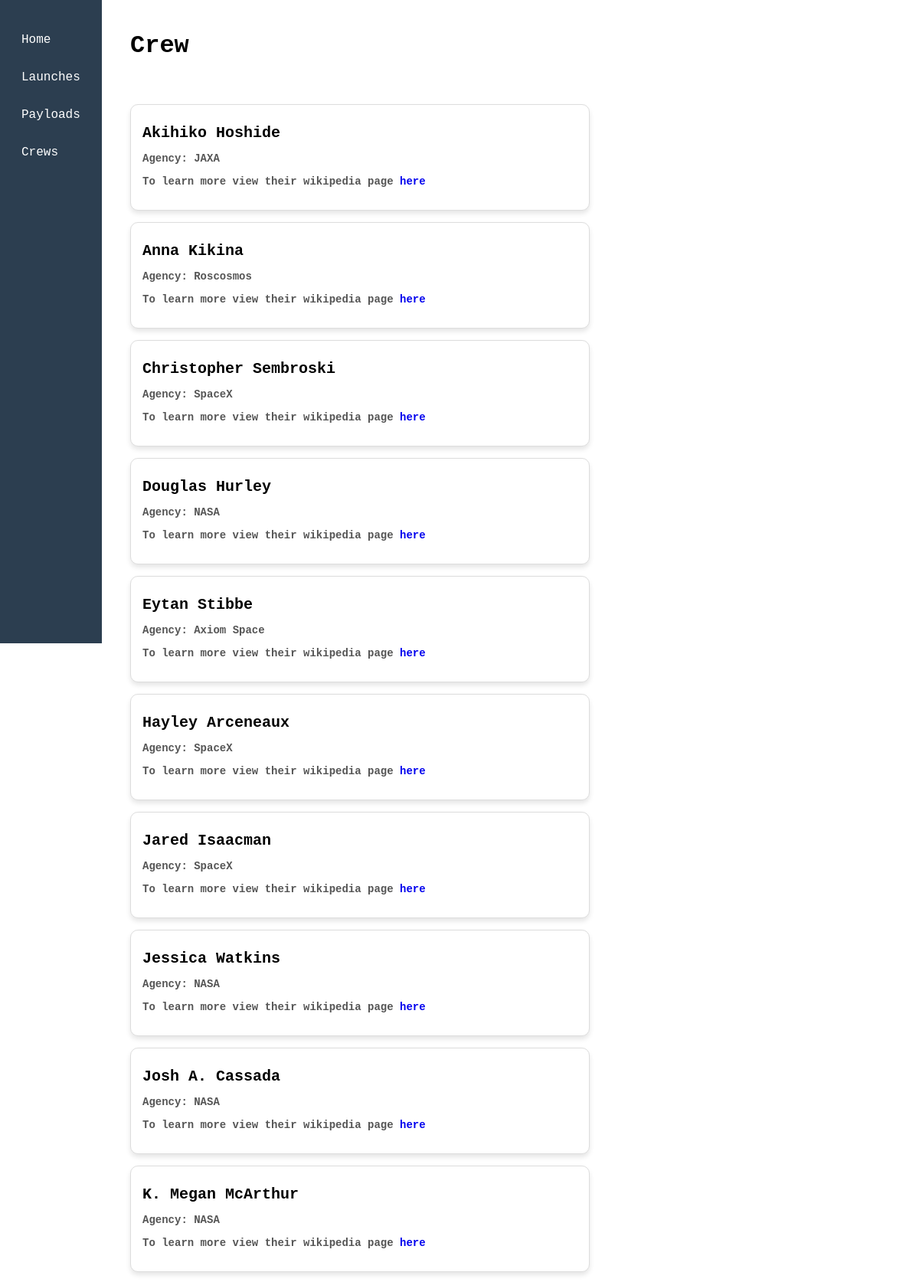
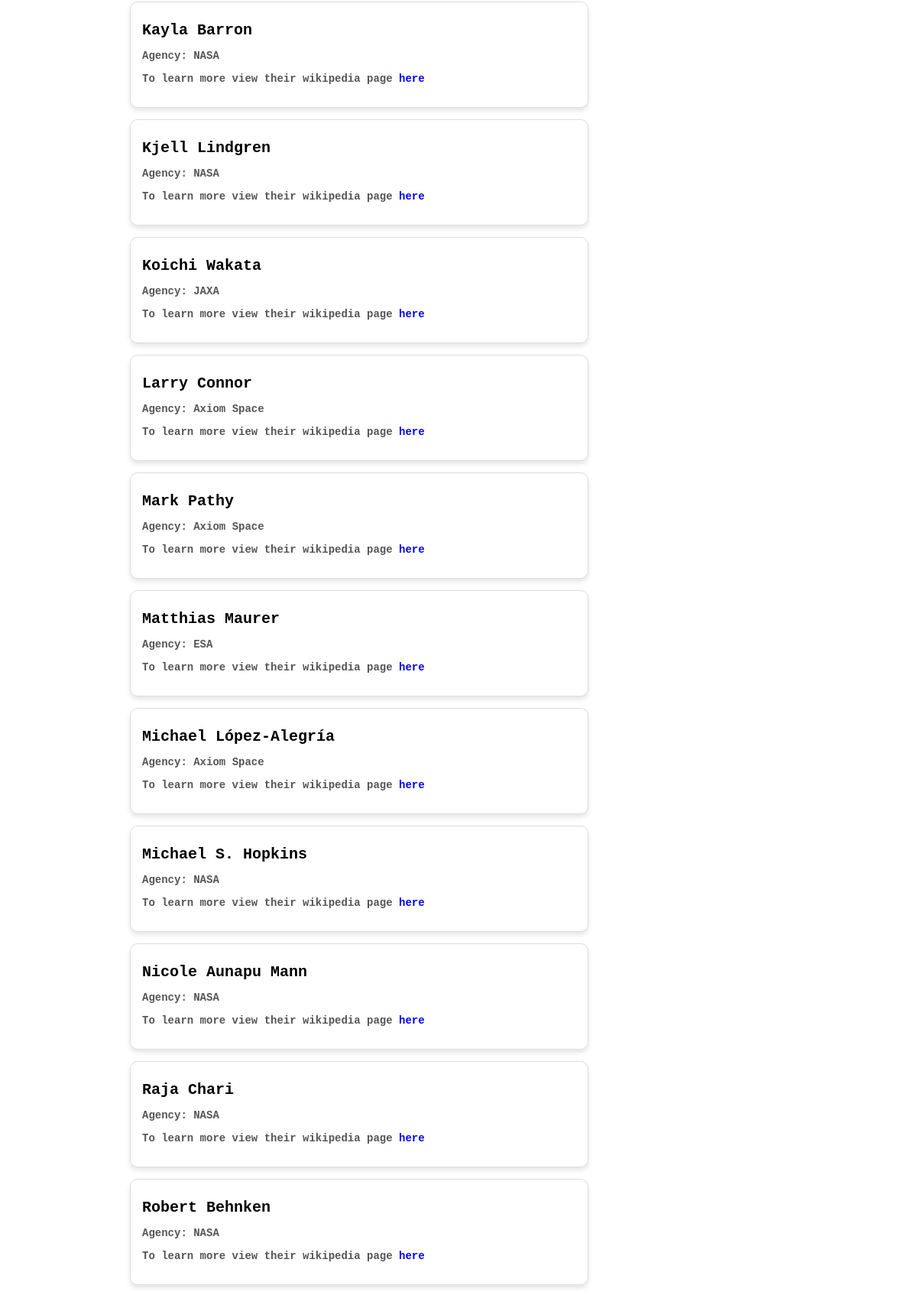
Page /crews/ (upper part) on the committed database (2 pictures, top to bottom).
### ForSpaceEnthusiasts/models.py (models this page shows)
class Crew(models.Model):
    id = models.CharField(primary_key=True)
    name = models.CharField()
    agency = models.CharField()
    image = models.CharField(null=True, blank=True)
    wikipedia = models.URLField(null=True, blank=True)
    launches = models.JSONField()
    status = models.CharField()

### ForSpaceEnthusiasts/views.py (the view)
# urls.py: path('crews/', views.Crews, name="Crews"),
def Crews(request):
    template_name = template_base + "crew.html"
    """ crews = get_data('crew')
    #Sort crew by name,
    crews_sorted = sorted(crews, key=lambda crew: crew["name"]) """
    crews = Crew.objects.order_by("name")
    context = {'crew_list' : crews}
    return render(request, template_name, context)

### ForSpaceEnthusiasts/templates/ForSpaceEnthusiasts/crew.html
{% extends "./base.html" %}
{% block content %}
    <div class="content">
        <h1 class="title">Crew<h1>
                {% for crew in crew_list%}
                    <div class = "containers">
                        {% if crew.name is not None %}
                        <h3>{{crew.name}}</h3>
                        {% endif %}
                        <p>Agency: {{crew.agency}}
                        <p>To learn more view their wikipedia page <a href="{{crew.wikipedia}}">here</a></p>
                    </div>
                {% endfor %}
    </div>
{% endblock content %}

### ForSpaceEnthusiasts/templates/ForSpaceEnthusiasts/base.html (shortened to what this page needs)
<!DOCTYPE html>
<html lang="en">
  <head>
    {% load static %}
    <link rel="stylesheet" href ={% static 'ForSpaceEnthusiasts/style.css' %}>
  </head>
  <body>
        <div class="navbar">
            <a  href = "{% url 'Home' %}">Home</a>
            <a  href = "{% url 'Launches' %}">Launches</a>
            <a  href = "{% url 'Payloads' %}">Payloads</a>
            <a  href = "{% url 'Crews' %}">Crews</a>
        </div>
    {% block content %}
    {% endblock content %}
  </body>
</html>

### ForSpaceEnthusiasts/static/ForSpaceEnthusiasts/style.css (style rules this page uses)
body { margin: 0; font-family: monospace, Arial, Helvetica, sans-serif; }
.navbar { width: 200; background-color: #2c3e50; color: #ffffff; height: 100vh; position: fixed; top: 0; left: 0; padding: 20px; }
.navbar a { display: block; color: #ffffff; text-decoration: none; margin: 15px 0; padding: 8px; border-radius: 5px; transition: background 0.3s; }
.content { margin-left: clamp(15px, 150px, 220px); padding: 20px; display: grid; grid-template-columns: repeat(auto-fit, minmax(200px, fr)); max-width: 600px; }
.containers { border: 1px solid #ddd; border-radius: 10px; padding: 15px; margin-top: 15px; background-color: #fff; box-shadow: 0 4px 6px rgba(0,0,0,0.1); }
.containers h3 { margin: 10px 0 5px; font-size: 20px; }
.containers p { font-size: 14px; color: #555; }
.containers a { text-decoration: none; }

### rows in the picture
Crew: name "Akihiko Hoshide", agency "JAXA"
Crew: name "Anna Kikina", agency "Roscosmos"
Crew: name "Christopher Sembroski", agency "SpaceX"
Crew: name "Douglas Hurley", agency "NASA"
Crew: name "Eytan Stibbe", agency "Axiom Space"
Crew: name "Hayley Arceneaux", agency "SpaceX"
Crew: name "Jared Isaacman", agency "SpaceX"
Crew: name "Jessica Watkins", agency "NASA"
Crew: name "Josh A. Cassada", agency "NASA"
Crew: name "K. Megan McArthur", agency "NASA"
Crew: name "Kayla Barron", agency "NASA"
Crew: name "Kjell Lindgren", agency "NASA"
Crew: name "Koichi Wakata", agency "JAXA"
Crew: name "Larry Connor", agency "Axiom Space"
Crew: name "Mark Pathy", agency "Axiom Space"
Crew: name "Matthias Maurer", agency "ESA"
Crew: name "Michael López-Alegría", agency "Axiom Space"
Crew: name "Michael S. Hopkins", agency "NASA"
Crew: name "Nicole Aunapu Mann", agency "NASA"
Crew: name "Raja Chari", agency "NASA"
Crew: name "Robert Behnken", agency "NASA"
